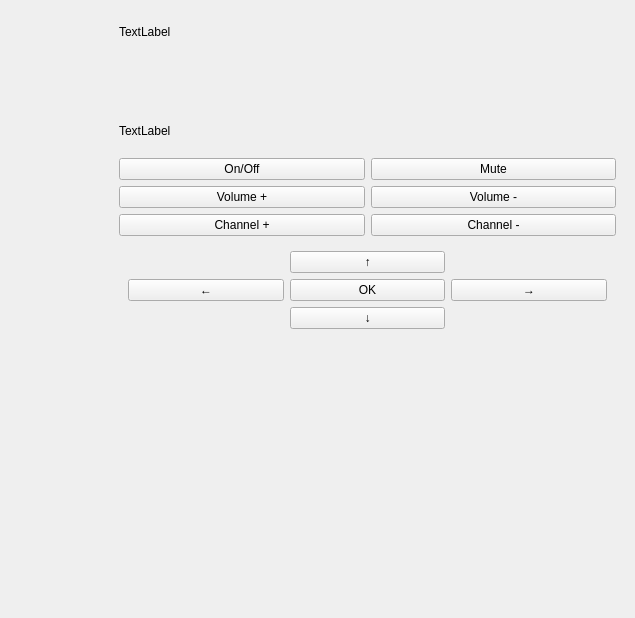
<?xml version="1.0" encoding="UTF-8"?>
<ui version="4.0">
 <class>Form</class>
 <widget class="QWidget" name="Form">
  <property name="geometry">
   <rect>
    <x>0</x>
    <y>0</y>
    <width>635</width>
    <height>618</height>
   </rect>
  </property>
  <property name="windowTitle">
   <string>Form</string>
  </property>
  <widget class="QWidget" name="verticalLayoutWidget">
   <property name="geometry">
    <rect>
     <x>119</x>
     <y>10</y>
     <width>497</width>
     <height>328</height>
    </rect>
   </property>
   <layout class="QVBoxLayout" name="verticalLayout">
    <item>
     <widget class="QLabel" name="status_label">
      <property name="text">
       <string>TextLabel</string>
      </property>
     </widget>
    </item>
    <item>
     <widget class="Qlabel" name="screenlabel">
      <property name="text">
       <string/>
      </property>
     </widget>
    </item>
    <item>
     <widget class="QLabel" name="status_label_2">
      <property name="text">
       <string>TextLabel</string>
      </property>
     </widget>
    </item>
    <item>
     <layout class="QHBoxLayout" name="horizontalLayout">
      <item>
       <widget class="QPushButton" name="power_button">
        <property name="styleSheet">
         <string notr="true"/>
        </property>
        <property name="text">
         <string>On/Off</string>
        </property>
       </widget>
      </item>
      <item>
       <widget class="QPushButton" name="mute_button">
        <property name="text">
         <string>Mute</string>
        </property>
       </widget>
      </item>
     </layout>
    </item>
    <item>
     <layout class="QHBoxLayout" name="horizontalLayout_2">
      <item>
       <widget class="QPushButton" name="volume_up_button">
        <property name="text">
         <string>Volume +</string>
        </property>
       </widget>
      </item>
      <item>
       <widget class="QPushButton" name="volume_down_button">
        <property name="text">
         <string>Volume -</string>
        </property>
       </widget>
      </item>
     </layout>
    </item>
    <item>
     <layout class="QHBoxLayout" name="horizontalLayout_3">
      <item>
       <widget class="QPushButton" name="channel_up_button">
        <property name="text">
         <string>Channel +</string>
        </property>
       </widget>
      </item>
      <item>
       <widget class="QPushButton" name="channel_down_button">
        <property name="text">
         <string>Channel -</string>
        </property>
       </widget>
      </item>
     </layout>
    </item>
    <item>
     <widget class="QWidget" name="widget" native="true">
      <layout class="QGridLayout" name="gridLayout_2">
       <item row="2" column="2">
        <widget class="QPushButton" name="right_button">
         <property name="text">
          <string>→</string>
         </property>
        </widget>
       </item>
       <item row="3" column="1">
        <widget class="QPushButton" name="down_button">
         <property name="text">
          <string>↓</string>
         </property>
        </widget>
       </item>
       <item row="2" column="0">
        <widget class="QPushButton" name="left_button">
         <property name="text">
          <string>←</string>
         </property>
        </widget>
       </item>
       <item row="0" column="1">
        <layout class="QGridLayout" name="gridLayout"/>
       </item>
       <item row="1" column="1">
        <widget class="QPushButton" name="up_button">
         <property name="text">
          <string>↑</string>
         </property>
        </widget>
       </item>
       <item row="2" column="1">
        <widget class="QPushButton" name="ok_button">
         <property name="text">
          <string>OK</string>
         </property>
        </widget>
       </item>
      </layout>
     </widget>
    </item>
   </layout>
  </widget>
 </widget>
 <customwidgets>
  <customwidget>
   <class>Qlabel</class>
   <extends>QLabel</extends>
   <header>pyqt6.QtWidgets</header>
  </customwidget>
 </customwidgets>
 <resources>
  <include location="../Desktop/Images/channel_1.png.qrc"/>
 </resources>
 <connections/>
</ui>
